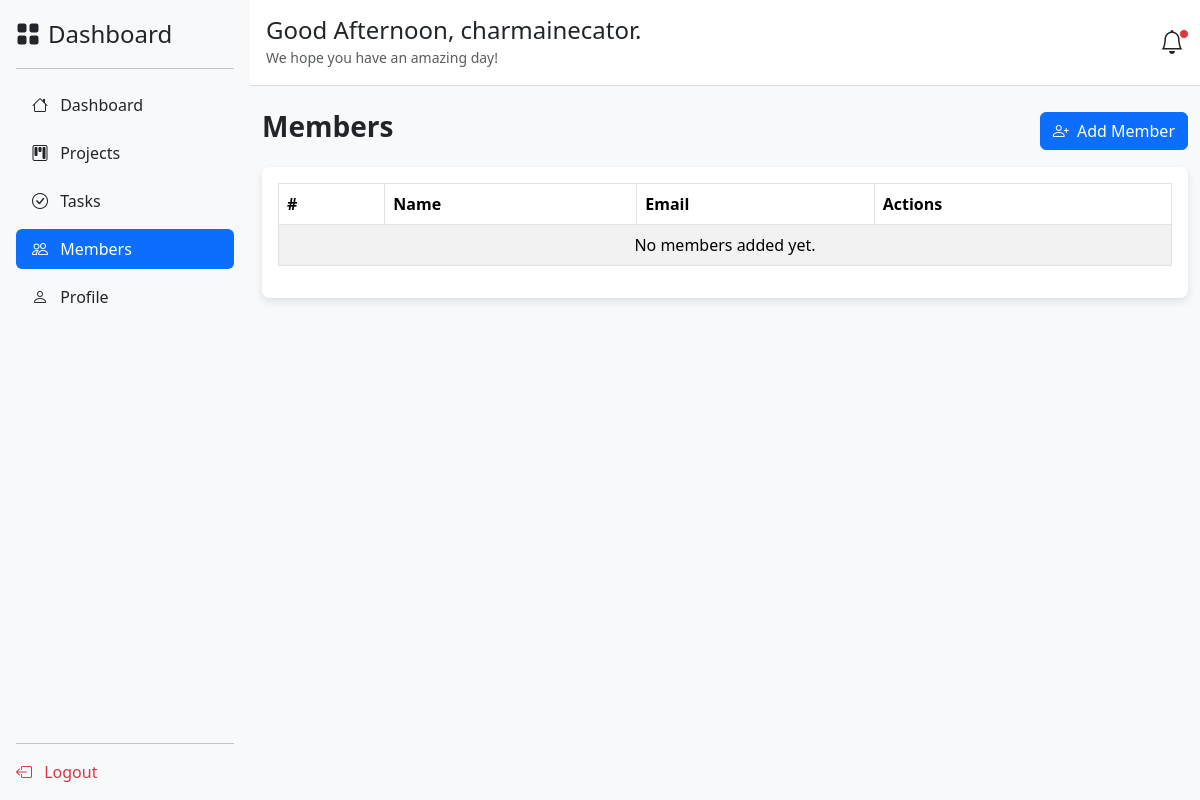
Page /members/ (signed in) on the earlier database version.
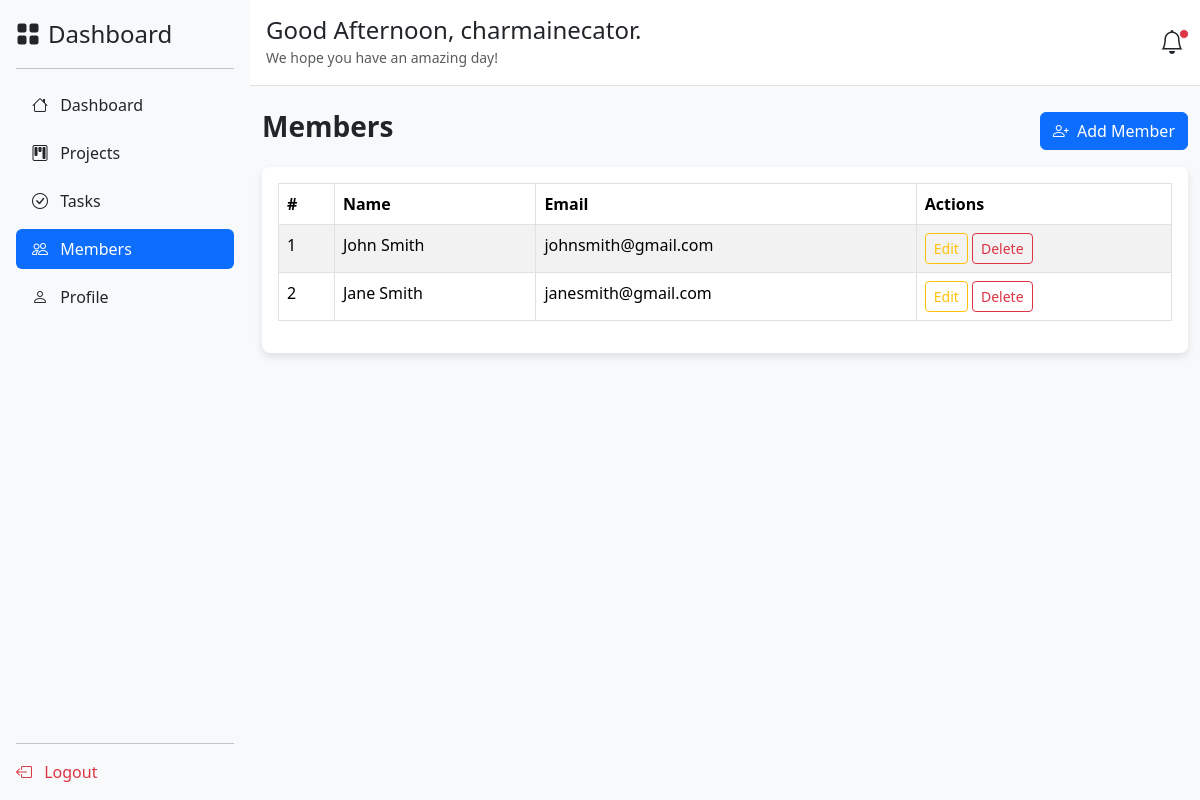
Same page on the later database version.
### app/models.py (models this page shows, shortened)
class TeamMember(models.Model):
    user = models.OneToOneField(User, on_delete=models.CASCADE, related_name="team_member")
    added_by = models.ForeignKey(User, on_delete=models.CASCADE, related_name="added_members")
    date_added = models.DateTimeField(auto_now_add=True)

### app/views.py (the view, shortened to what this page needs)
# urls.py: path('members/', views.members, name='members'),
@login_required
def members(request):
    try:
        team_members = TeamMember.objects.all()
        return render(request, 'app/members.html', {'team_members': team_members})
    except Exception as e:
        messages.error(request, f"An error occurred: {e}")
        return redirect('dashboard')

### app/templates/app/members.html (shortened to what this page needs)
<!DOCTYPE html>
<html lang="en">
<head>
    <link href="https://cdn.jsdelivr.net/npm/bootstrap@5.3.3/dist/css/bootstrap.min.css" rel="stylesheet">
    <link href="https://cdn.jsdelivr.net/npm/bootstrap-icons@1.10.5/font/bootstrap-icons.css" rel="stylesheet">
</head>
<body>
    <div class="d-flex">
        {% include 'app/sidebar.html' %}
        <div class="flex-grow-1 bg-light">
            {% include 'app/header.html' %}
            <div class="container mt-4">
                <div class="d-flex justify-content-between align-items-center mb-3">
                    <h3 class="fw-bold">Members</h3>
                    <button class="btn btn-primary" data-bs-toggle="modal" data-bs-target="#addMemberModal">
                        <i class="bi bi-person-plus me-1"></i> Add Member
                    </button>
                </div>
                <div class="table-container bg-white p-3">
                    <table class="table table-hover table-striped table-bordered">
                        <thead>
                            <tr>
                                <th>#</th>
                                <th>Name</th>
                                <th>Email</th>
                                <th>Actions</th>
                            </tr>
                        </thead>
                        <tbody>
                            {% for member in team_members %}
                            <tr>
                                <td>{{ forloop.counter }}</td>
                                <td>{{ member.user.get_full_name }}</td>
                                <td>{{ member.user.email }}</td>
                                <td>
                                    <button class="btn btn-sm btn-outline-warning">Edit</button>
                                    <button class="btn btn-sm btn-outline-danger">Delete</button>
                                </td>
                            </tr>
                            {% empty %}
                            <tr>
                                <td colspan="4" class="text-center">No members added yet.</td>
                            </tr>
                            {% endfor %}
                        </tbody>
                    </table>
                </div>
            </div>
        </div>
    </div>
</body>
</html>

### app/templates/app/sidebar.html
<div class="d-flex flex-column flex-shrink-0 p-3 bg-light" style="width: 250px; height: 100vh;">
    <a href="{% url 'dashboard' %}" class="d-flex align-items-center mb-3 mb-md-0 me-md-auto text-dark text-decoration-none">
        <span class="fs-4"><i class="bi bi-grid-fill me-2"></i>Dashboard</span>
    </a>
    <hr>
    <ul class="nav nav-pills flex-column mb-auto">
        <li class="nav-item mb-2">
            <a href="{% url 'dashboard' %}" class="nav-link {% if request.path == '/dashboard/' %}active bg-primary text-white{% else %}text-dark{% endif %}">
                <i class="bi bi-house me-2"></i> Dashboard
            </a>
        </li>
        <li class="nav-item mb-2">
            <a href="{% url 'projects' %}" class="nav-link {% if request.path == '/projects/' %}active bg-primary text-white{% else %}text-dark{% endif %}">
                <i class="bi bi-kanban me-2"></i> Projects
            </a>
        </li>
        <li class="nav-item mb-2">
            <a href="{% url 'tasks' %}" class="nav-link {% if request.path == '/tasks/' %}active bg-primary text-white{% else %}text-dark{% endif %}">
                <i class="bi bi-check-circle me-2"></i> Tasks
            </a>
        </li>
        <li class="nav-item mb-2">
            <a href="{% url 'members' %}" class="nav-link {% if request.path == '/members/' %}active bg-primary text-white{% else %}text-dark{% endif %}">
                <i class="bi bi-people me-2"></i> Members
            </a>
        </li>
        <li class="nav-item mb-2">
            <a href="{% url 'profile' %}" class="nav-link {% if request.path == '/profile/' %}active bg-primary text-white{% else %}text-dark{% endif %}">
                <i class="bi bi-person me-2"></i> Profile
            </a>
        </li>
    </ul>
    <hr>
    <div>
        <a href="{% url 'logout' %}" class="nav-link text-danger">
            <i class="bi bi-box-arrow-left me-2"></i> Logout
        </a>
    </div>
</div>

### app/templates/app/header.html (shortened to what this page needs)
<div class="d-flex justify-content-between align-items-center p-3 bg-white border-bottom">
    <div>
        <h4 class="mb-0">Good Afternoon, {{ user.username|default:"User" }}.</h4>
        <small class="text-muted">We hope you have an amazing day!</small>
    </div>
    <div>
        <a href="#" class="position-relative">
            <i class="bi bi-bell fs-4 text-dark"></i>
            <span class="position-absolute top-0 start-100 translate-middle p-1 bg-danger border border-light rounded-circle">
            </span>
        </a>
    </div>
</div>

### app/templates/app/members.html (style rules this page uses)
body { background-color: #f8f9fa; }
.table-container { box-shadow: 0px 4px 8px rgba(0, 0, 0, 0.1); border-radius: 8px; overflow: hidden; }
table thead { background-color: #343a40; color: #ffffff; }

Differences in the rows shown:
added TeamMember: user.get_full_name "John Smith", user.email "johnsmith@gmail.com"
added TeamMember: user.get_full_name "Jane Smith", user.email "janesmith@gmail.com"
Other differences:
text no longer shown: "No members added yet."
